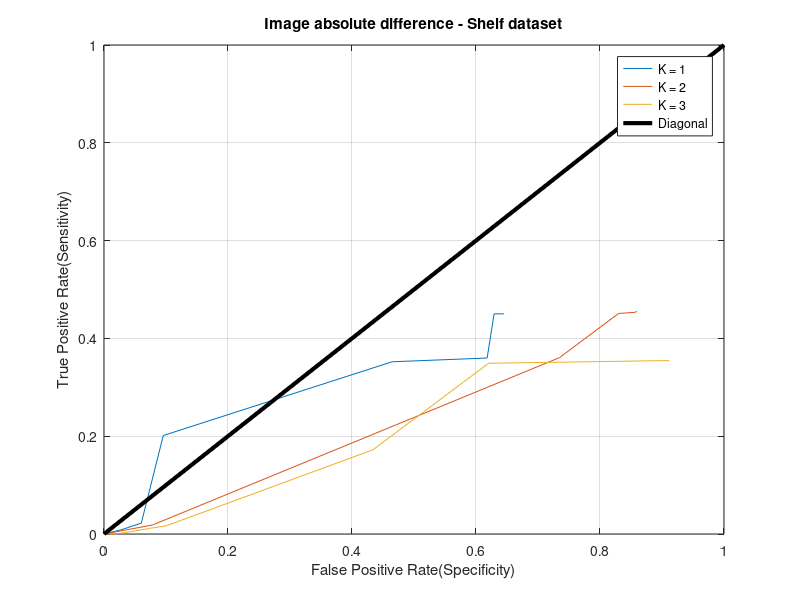

This figure's MATLAB source:
%% Shelf set
%% Feature grouping K = 1, alpha: 1 .. 25
TN = 8499;

FP1=64/TN;TPR1=0.0658499;
FP2=361/TN;TPR2=0.075804;
FP3=488/TN;TPR3=0.190658;
FP4=796/TN;TPR4=0.267228;
FP5=3397/TN;TPR5=0.271057;
FP6=3505/TN;TPR6=0.277948;
FP7=4788/TN;TPR7=0.362175;
FP8=4818/TN;TPR8=0.36294;
FP9=4871/TN;TPR9=0.366003;
FP10=4871/TN;TPR10=0.366769;
FP11=4871/TN;TPR11=0.366769;
FP12=4871/TN;TPR12=0.369066;
FP13=4871/TN;TPR13=0.372894;
FP14=4871/TN;TPR14=0.460184;
FP15=4871/TN;TPR15=0.460184;
FP17=4871/TN;TPR17=0.460949;
FP19=4871/TN;TPR19=0.460949;
FP21=4871/TN;TPR21=0.50536;
FP23=4878/TN;TPR23=0.50536;
FP25=4963/TN;TPR25=0.50536;

x1 = [0 TPR1 TPR2 TPR3 TPR4 TPR5 TPR6 TPR7 TPR8 TPR9 TPR10 TPR11 TPR12 TPR13 TPR14 TPR15 TPR17 TPR19 TPR21 TPR23 TPR25];
y1 = [0 FP1 FP2 FP3 FP4 FP5 FP6 FP7 FP8 FP9 FP10 FP11 FP12 FP13 FP14 FP15 FP17 FP19 FP21 FP23 FP25];

plot(y1,x1)
%% Feature grouping K = 2, alpha: 1 .. 15
TN = 7772;

FP1=223/TN;TPR1=0.0719755;
FP2=1085/TN;TPR2=0.26876;
FP3=5589/TN;TPR3=0.457887;
FP4=5805/TN;TPR4=0.51608;
FP5=5909/TN;TPR5=0.516845;
FP6=5919/TN;TPR6=0.516845;
FP7=6005/TN;TPR7=0.516845;
FP8=6025/TN;TPR8=0.516845;
FP9=6031/TN;TPR9=0.516845;
FP10=6031/TN;TPR10=0.516845;
FP11=6031/TN;TPR11=0.516845;
FP12=6031/TN;TPR12=0.516845;
FP13=6031/TN;TPR13=0.516845;
FP14=6031/TN;TPR14=0.516845;
FP15=6031/TN;TPR15=0.516845;

x2 = [0 TPR1 TPR2 TPR3 TPR4 TPR5 TPR6 TPR7 TPR8 TPR9 TPR10 TPR11 TPR12 TPR13 TPR14 TPR15];
y2 = [0 FP1 FP2 FP3 FP4 FP5 FP6 FP7 FP8 FP9 FP10 FP11 FP12 FP13 FP14 FP15];

plot(y1,x1,y2,x2)

%% Feature grouping K = 3, alpha: 1 ...
TN = 7106;
FP1=1147/TN;TPR1=0.261103;
FP1_2=1237/TN;TPR1_2=0.261103;
FP1_5=4273/TN;TPR1_5=0.390505;
FP1_7=5619/TN;TPR1_7=0.432619;
FP2=6919/TN;TPR2=0.513783;
FP2_2=6919/TN;TPR2_2=0.513783;
FP2_5=7032/TN;TPR2_5=0.513783;
FP2_7=7032/TN;TPR2_7=0.513783;



x3 = [0 TPR1 TPR1_2 TPR1_5 TPR1_7  TPR2_2 TPR2_5 TPR2_7];
y3 = [0 FP1 FP1_2 FP1_5 FP1_7 FP2_2 FP2_5 FP2_7];
%%
plot(y1,x1,y2,x2,y3,x3,[0 1],[0 1],'k-','LineWidth',3)
ylabel('True Positive Rate(Sensitivity)');
xlabel('False Positive Rate(Specificity)');
legend('K = 1', 'K = 2', 'K = 3', 'Diagonal');
title('Feature grouping - Shelf dataset');
grid on
%% Img diff K = 1, alpha: 1 ... t =22.21
TN = 8327;

FP1=226/TN;TPR1=0.00842266;
FP2=501/TN;TPR2=0.0222052;
FP3=796/TN;TPR3=0.201378;
FP4=3870/TN;TPR4=0.352221;
FP5=5146/TN;TPR5=0.359877;
FP6=5239/TN;TPR6=0.45023;
FP7=5342/TN;TPR7=0.45023;
FP8=5358/TN;TPR8=0.45023;
FP9=5368/TN;TPR9=0.45023;
FP10=5372/TN;TPR10=0.45023;
FP11=5372/TN;TPR11=0.45023;
FP12=5374/TN;TPR12=0.45023;
FP13=5374/TN;TPR13=0.45023;
FP14=5374/TN;TPR14=0.45023;
FP15=5374/TN;TPR15=0.45023;

x1 = [0 TPR1 TPR2 TPR3 TPR4 TPR5 TPR6 TPR7 TPR8 TPR9 TPR10 TPR11 TPR12 TPR13 TPR14 TPR15];
y1 = [0 FP1 FP2 FP3 FP4 FP5 FP6 FP7 FP8 FP9 FP10 FP11 FP12 FP13 FP14 FP15];

plot(y1,x1)
%% Img diff K = 2, alpha: 1 ... t = 38.53
TN = 7804;

FP1=610/TN;TPR1=0.0183767;
FP2=5733/TN;TPR2=0.360643;
FP3=6477/TN;TPR3=0.450995;
FP4=6683/TN;TPR4=0.453292;
FP5=6698/TN;TPR5=0.454824;
FP6=6705/TN;TPR6=0.454824;
FP7=6708/TN;TPR7=0.454824;
FP8=6710/TN;TPR8=0.454824;
FP9=6710/TN;TPR9=0.454824;
FP10=6710/TN;TPR10=0.454824;
FP11=6710/TN;TPR11=0.454824;
FP12=6710/TN;TPR12=0.454824;
FP13=6710/TN;TPR13=0.454824;
FP14=6710/TN;TPR14=0.454824;
FP15=6710/TN;TPR15=0.454824;

x2 = [0 TPR1 TPR2 TPR3 TPR4 TPR5 TPR6 TPR7 TPR8 TPR9 TPR10 TPR11 TPR12 TPR13 TPR14 TPR15];
y2 = [0 FP1 FP2 FP3 FP4 FP5 FP6 FP7 FP8 FP9 FP10 FP11 FP12 FP13 FP14 FP15];

plot(y2,x2)

%% Img diff K = 3, alpha 1 ... 15 t = 53.38

TN = 7363;

FP0_1=119/TN;TPR0_1=0;
FP0_3=264/TN;TPR0_3=0.00306279;
FP0_5=539/TN;TPR0_5=0.0114855;
FP0_7=741/TN;TPR0_7=0.0168453;
FP1=3194/TN;TPR1=0.172282;
FP1_3=4568/TN;TPR1_3=0.349158;
FP1_5=6631/TN;TPR1_5=0.354518;
FP1_7=6712/TN;TPR1_7=0.354518;

x3 = [0 TPR0_1 TPR0_3 TPR0_5 TPR0_7 TPR1 TPR1_3 TPR1_5 TPR1_7];
y3 = [0 FP0_1 FP0_3 FP0_5 FP0_7 FP1 FP1_3 FP1_5 FP1_7];

%%
plot(y1,x1,y2,x2,y3,x3,[0 1],[0 1],'k-','LineWidth',3)
ylabel('True Positive Rate(Sensitivity)');
xlabel('False Positive Rate(Specificity)');
legend('K = 1', 'K = 2', 'K = 3', 'Diagonal');
title('Image absolute difference - Shelf dataset');
grid on